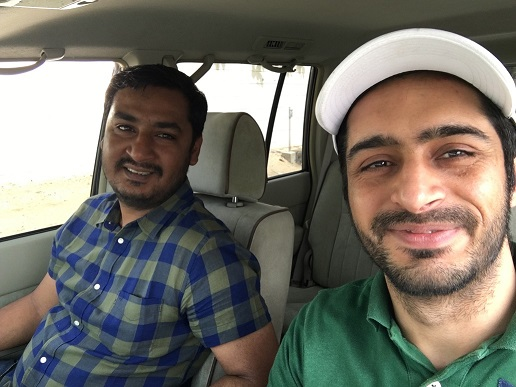
#> input picture 9_Machine_learning/3_OpenCV/rsrc/boss.JPG, 516 x 387 px
$ python contours.py
#> lines starting #> are read from the running program, lines starting #| are printed output that depends on the picture; after the words box and inside, x2 and y2 are one past the last pixel; in counts of white or black regions, pixels touching at a corner belong together
#From YT OpenCV course referred from "FreeCodeCamp" - Quincy
import cv2 as cv
import numpy as np

img = cv.imread('rsrc/boss.JPG')
#> img is the input picture: shape (387, 516, 3); mean B, G, R 102.7, 111.3, 114.8
#cv.imshow('Boss', img)

gray = cv.cvtColor(img, cv.COLOR_BGR2GRAY)
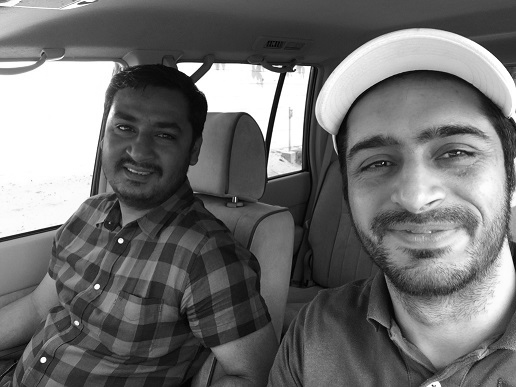
#> gray: shape (387, 516); min 0, max 255, mean 111.4
#cv.imshow('Grey', gray)

blank = np.zeros(img.shape, dtype = 'uint8')
#cv.imshow("Blank", blank)

blur = cv.GaussianBlur(gray, (5,5), cv.BORDER_DEFAULT)
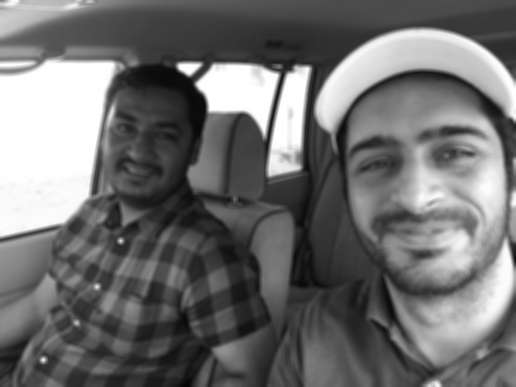
#> blur: shape (387, 516); min 5, max 255, mean 111.4
cv.imshow("Blur", blur)

#Contours are good for the edge detection
# canny = cv.Canny(blur, 125, 175)
# cv.imshow('Canny', canny)

ret, thresh = cv.threshold(gray, 125, 255, cv.THRESH_BINARY)
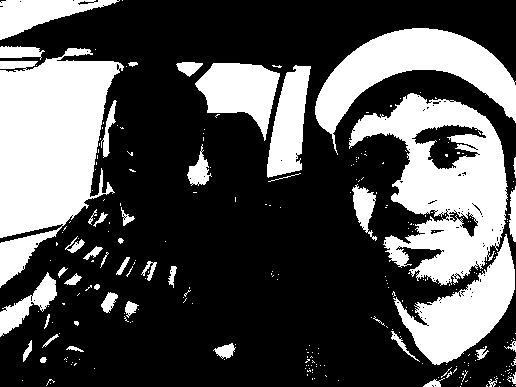
#> thresh: shape (387, 516); 32.2% white; 275 white regions (230 under 20 px)
cv.imshow("Threshold", thresh)

contours, hierarchies = cv.findContours(thresh, cv.RETR_LIST, cv.CHAIN_APPROX_NONE)
#> contours = 461 contours, 422 with area under 20; largest, box (x1, y1, x2, y2) and area: (0, 48, 124, 288) 17596, (349, 93, 508, 286) 16598, (315, 28, 516, 155) 8758, (393, 234, 515, 365) 6164, (195, 63, 280, 141) 3571
print(f'{len(contours)} contour(s) found')
#| 461 contour(s) found

cv.drawContours(blank, contours, -1, (0, 0, 255), thickness=1)
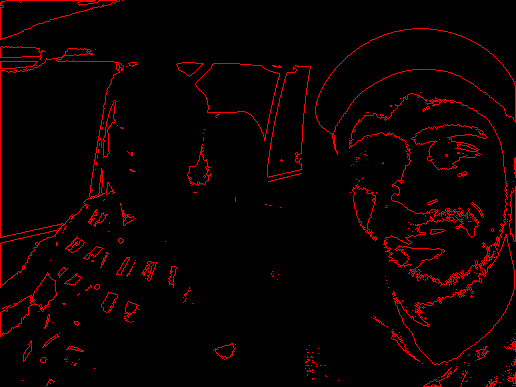
#> blank: shape (387, 516, 3); mean of channels 0, 1, 2 0, 0, 9.8; drawn as B, G, R
cv.imshow("Contours Drawn", blank)

cv.waitKey(0)

$ run again, with 9_Machine_learning/3_OpenCV/rsrc/rooster.jpg copied over 9_Machine_learning/3_OpenCV/rsrc/boss.JPG
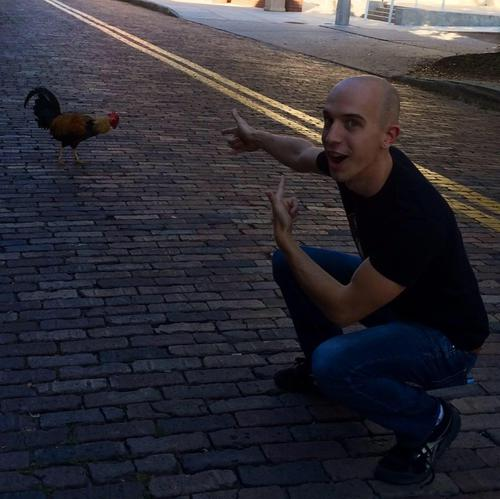
#> input picture 9_Machine_learning/3_OpenCV/rsrc/rooster.jpg, 500 x 499 px
#> img is the input picture: shape (499, 500, 3); mean B, G, R 52.8, 45.3, 47.5
#> `ret, thresh = cv.threshold(gray, 125, 255, cv.THRESH_BINARY)`:
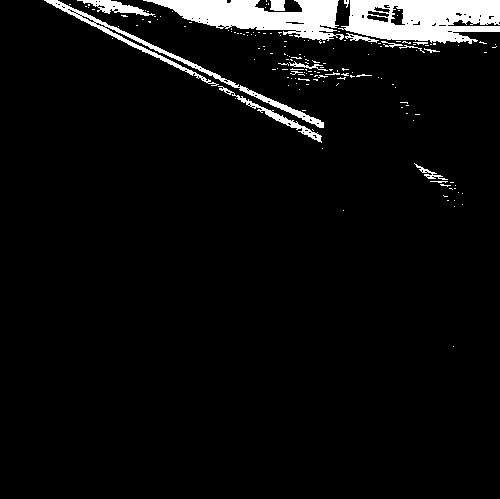
#> thresh: shape (499, 500); 5.5% white; 164 white regions (146 under 20 px)
#> contours = 256 contours, 237 with area under 20; largest, box (x1, y1, x2, y2) and area: (338, 0, 500, 44) 5296, (143, 0, 344, 44) 4117, (44, 0, 324, 128) 1597, (218, 86, 322, 143) 436, (77, 0, 155, 16) 428
#| 256 contour(s) found
#> `cv.drawContours(blank, contours, -1, (0, 0, 255), thickness=1)`:
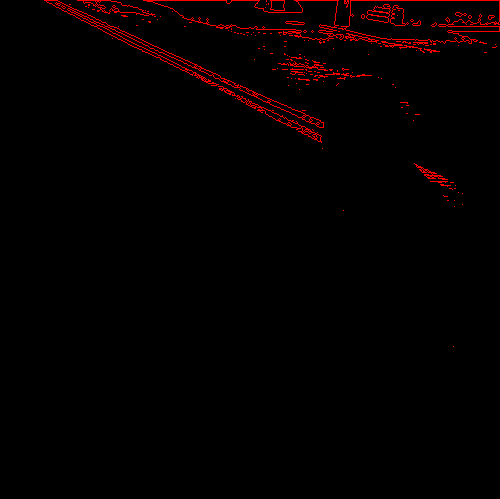
#> blank: shape (499, 500, 3); mean of channels 0, 1, 2 0, 0, 4.3; drawn as B, G, R
